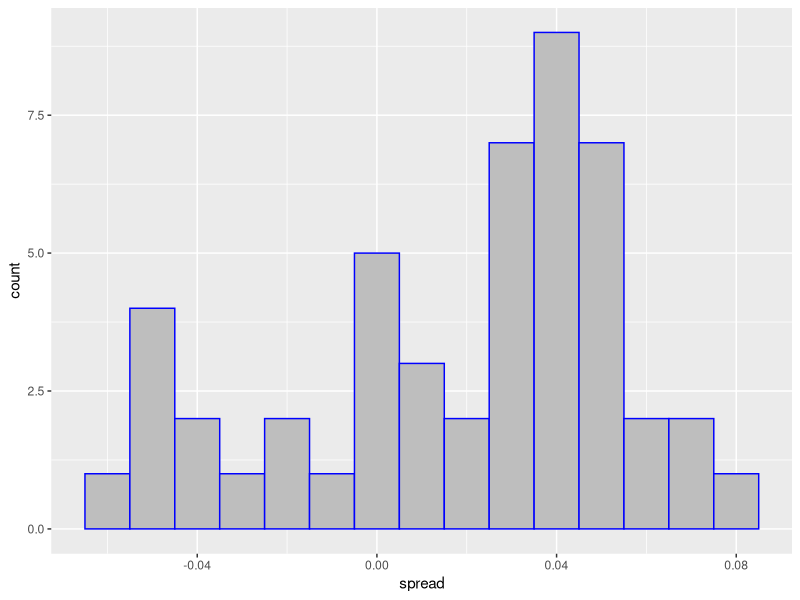
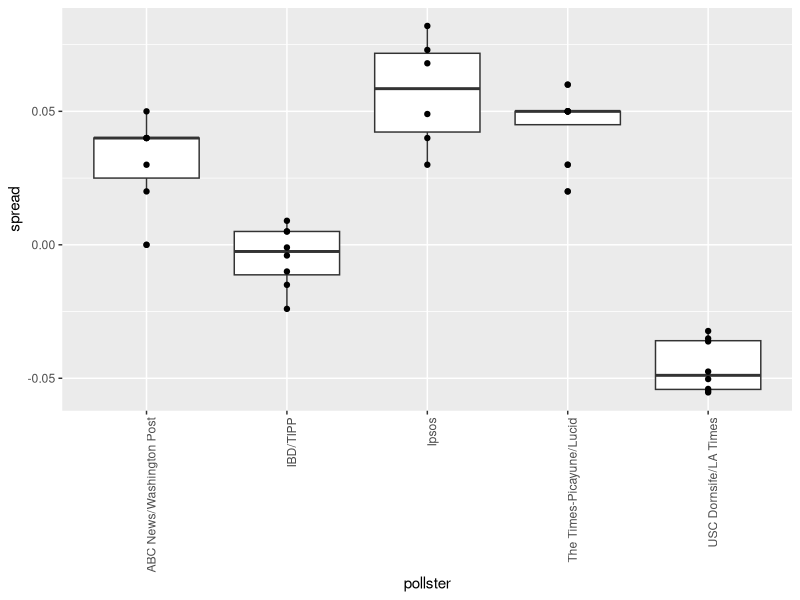

Write the R code that produced these figures, in order.
library(tidyverse)
library(dslabs)
N<-10
P <- seq(0.1,0.4,length=10)
ave <- sapply(P,function(p){
  x<-sample(c(1,0),N,replace = TRUE,prob=c(p,1-p))
  mean(x)
})

d <- 0.039
Ns<-c(1298, 533, 1342, 897, 774, 254, 812, 324, 1291, 1056, 2172, 516)
p <- (d+1)/2
confidence_intervales <- sapply(Ns,function(N){
  X <-sample(c(1,0),replace = TRUE,N,prob = c(p,1-p))
  X_hat <- mean(X)
  SE_hat <- sqrt(X_hat*(1-X_hat)/N)
  2*c(X_hat,X_hat-qnorm(0.975)*SE_hat,X_hat+qnorm(0.975)*SE_hat)-1
})

polls <- data.frame(poll =1:ncol(confidence_intervales),
                    t(confidence_intervales),sample_size=Ns)
names(polls) <- c("poll","estimate","low","high","sample_size")
polls

d_hat <- polls %>%
  summarize(avg=sum(estimate*sample_size)/sum(sample_size)) %>%
  .$avg

d_hat <- polls %>%
  summarize(avg=sum(estimate*sample_size)/sum(sample_size)) %>%
  pull(avg)

p_hat <- (d_hat + 1)/2
moe <- 2*qnorm(0.975)*sqrt(p_hat*(1-p_hat)/sum(polls$sample_size))
moe

data("polls_us_election_2016")
names(polls_us_election_2016)
polls <- polls_us_election_2016 %>%
  filter(state=="U.S." & enddate >= "2016-10-31" &
           (grade %in% c("A+","A","A-","B+") | is.na(grade))) %>%
  mutate(spread = rawpoll_clinton/100 -rawpoll_trump/100)

d_hat <- polls%>%
  summarize(d_hat=sum(spread * samplesize)/sum(samplesize)) %>%
  .$d_hat

p_hat <- (d_hat + 1)/2
moe <- 2*1.96*sqrt(p_hat*(1-p_hat)/sum(polls$samplesize))
moe

polls %>%
  ggplot(aes(spread))+
  geom_histogram(col="blue",fill="gray",binwidth = 0.01)

polls %>%
  group_by(pollster) %>%
  summarize(n())

polls %>%
  group_by(pollster)%>%
  filter(n()>=6)%>%
  ggplot(aes(pollster,spread)) +
  geom_boxplot()+
  geom_point() +
  theme(axis.text.x = element_text(angle = 90,hjust = 1))

polls %>%
  group_by(pollster) %>%
  filter(n()>=6) %>%
  summarize(se=2*sqrt(p_hat*(1-p_hat)/median(samplesize)))

a <- polls %>%
  group_by(pollster) %>%
  filter(n()>=6) %>%
  mutate(med=median(samplesize)) %>%
  select(pollster,med,samplesize)

one_poll_per_pollster <- polls %>%
  group_by(pollster) %>%
  filter(enddate == max(enddate)) %>%
  ungroup()

sd(one_poll_per_pollster$spread)
results <- one_poll_per_pollster %>%
  summarize(avg=mean(spread),se=sd(spread/sqrt(length(spread)))) %>%
  mutate(start=avg-1.96*se,end=avg+1.96*se)
round(results*100,1)
